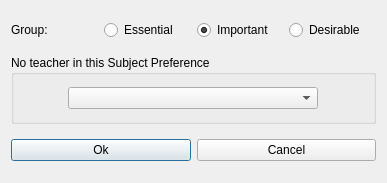
<?xml version="1.0" encoding="UTF-8"?>
<ui version="4.0">
 <class>ModifyConstraintNoTeacherInSubjectPreferenceForm_template</class>
 <widget class="QDialog" name="ModifyConstraintNoTeacherInSubjectPreferenceForm_template">
  <property name="geometry">
   <rect>
    <x>0</x>
    <y>0</y>
    <width>387</width>
    <height>183</height>
   </rect>
  </property>
  <property name="windowTitle">
   <string extracomment="This is the title of the dialog to modify a constraint of this type">Modify subject preference to avoid for all teachers</string>
  </property>
  <layout class="QVBoxLayout" name="verticalLayout">
   <item>
    <layout class="QHBoxLayout" name="horizontalLayout_4">
     <item>
      <widget class="QLabel" name="groupTextLabel">
       <property name="text">
        <string>Group:</string>
       </property>
      </widget>
     </item>
     <item>
      <widget class="QRadioButton" name="essentialRadioButton">
       <property name="text">
        <string>Essential</string>
       </property>
      </widget>
     </item>
     <item>
      <widget class="QRadioButton" name="importantRadioButton">
       <property name="text">
        <string>Important</string>
       </property>
       <property name="checked">
        <bool>true</bool>
       </property>
      </widget>
     </item>
     <item>
      <widget class="QRadioButton" name="desirableRadioButton">
       <property name="text">
        <string>Desirable</string>
       </property>
      </widget>
     </item>
    </layout>
   </item>
   <item>
    <widget class="QGroupBox" name="groupBox_6">
     <property name="maximumSize">
      <size>
       <width>16777215</width>
       <height>69</height>
      </size>
     </property>
     <property name="title">
      <string>No teacher in this Subject Preference</string>
     </property>
     <layout class="QGridLayout" name="gridLayout_4">
      <item row="0" column="0">
       <widget class="QComboBox" name="preferenceComboBox">
        <property name="maximumSize">
         <size>
          <width>250</width>
          <height>16777215</height>
         </size>
        </property>
       </widget>
      </item>
     </layout>
    </widget>
   </item>
   <item>
    <layout class="QHBoxLayout" name="horizontalLayout_3">
     <item>
      <widget class="QPushButton" name="okPushButton">
       <property name="text">
        <string>Ok</string>
       </property>
      </widget>
     </item>
     <item>
      <widget class="QPushButton" name="cancelPushButton">
       <property name="text">
        <string>Cancel</string>
       </property>
      </widget>
     </item>
    </layout>
   </item>
  </layout>
 </widget>
 <layoutdefault spacing="6" margin="11"/>
 <resources/>
 <connections/>
</ui>
